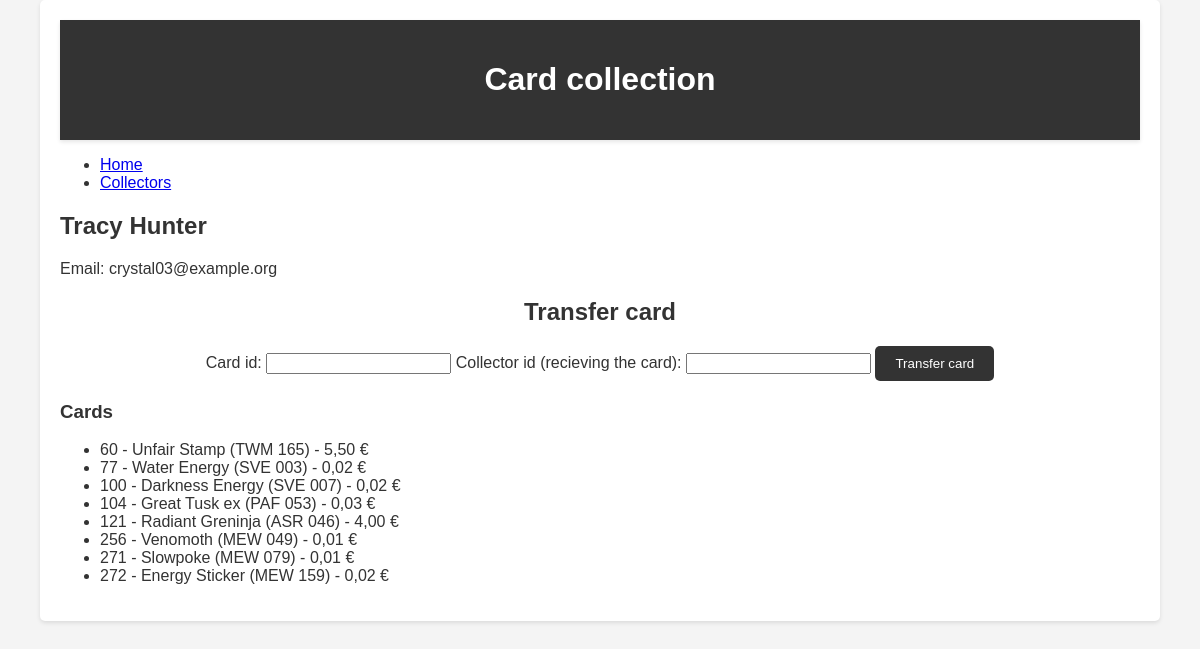
The app's page /collector/1, older data.
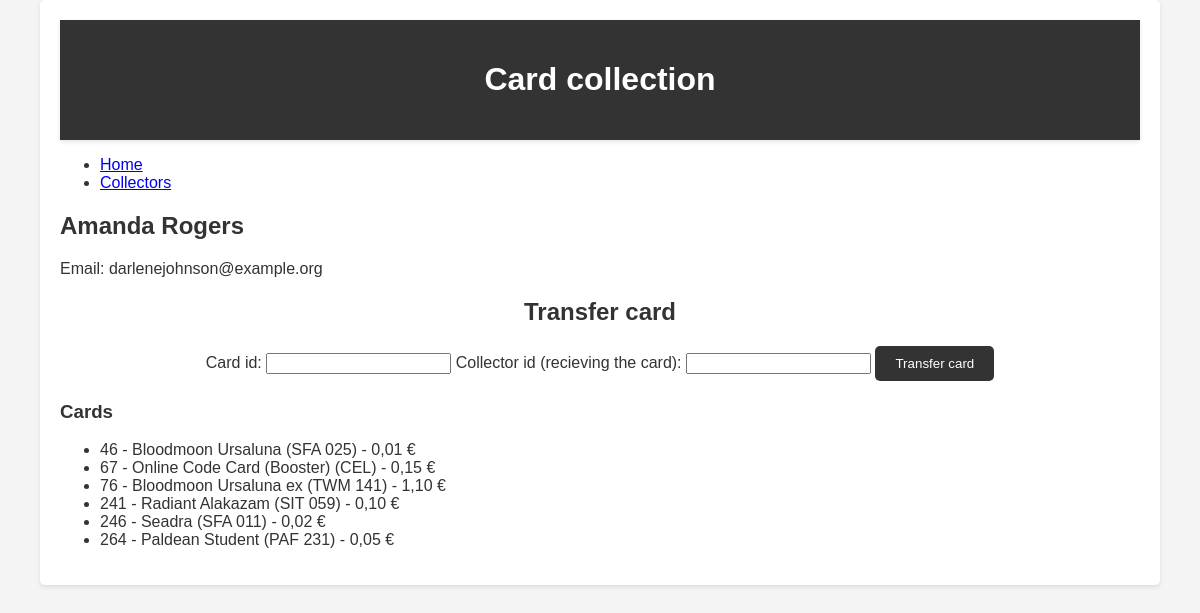
The same page, newer data.
### tables this page shows
CREATE TABLE ZBIRATELJ(
                id_zbiratelj INTEGER PRIMARY KEY,
                ime VARCHAR(255) NOT NULL,
                priimek VARCHAR(255) NOT NULL,
                eposta VARCHAR(255)
                );

CREATE TABLE KARTA(
                id_karta INTEGER PRIMARY KEY,
                ime VARCHAR(255) NOT NULL,
                zaloga INT NOT NULL,
                cena INT NOT NULL,
                slika VARCHAR(255) NOT NULL
                );

### app.py (the view)
@app.route('/collector/<int:id>')
def collector(id):
    conn = get_db_connection()
    collector = conn.execute('SELECT * FROM ZBIRATELJ WHERE id_zbiratelj = ?', (id,)).fetchone()
    cards = conn.execute('''
        SELECT KARTA.* FROM KARTA
        JOIN ZBIRATELJ_KARTA ON KARTA.id_karta = ZBIRATELJ_KARTA.id_karta
        WHERE ZBIRATELJ_KARTA.id_zbiratelj = ?
    ''', (id,)).fetchall()
    conn.close()
    return render_template('collector.html', collector=collector, cards=cards)

### app.py (called while the page is built)
def get_db_connection():
    conn = sqlite3.connect('cards.db')
    conn.row_factory = sqlite3.Row
    return conn

### templates/collector.html (shortened to what this page needs)
{% extends 'base.html' %}
{% block content %}
<h2>{{ collector['ime'] }} {{ collector['priimek'] }}</h2>
<p>Email: {{ collector['eposta'] }}</p>
<form action="/transfer_card" method="post" class="transfer-card-form">
    <h2>Transfer card</h2>
    <label for="card_id">Card id:</label>
    <input type="number" id="card_id" name="card_id" required>
    <label for="new_collector_id">Collector id (recieving the card):</label>
    <input type="number" id="new_collector_id" name="new_collector_id" required>
    <button type="submit">Transfer card</button>
</form>
<h3>Cards</h3>
<ul>
    {% for card in cards %}
    <li>
        {{ card['id_karta'] }} - {{ card['ime'] }} - {{ card['cena'] }}
    </li>
    {% endfor %}
</ul>
{% endblock %}

Row changes from the older to the newer data that the page shows:
no longer on this page (row edited): KARTA: id_karta "60", ime "Unfair Stamp (TWM 165)", cena "5,50 €"
no longer on this page (row edited): KARTA: id_karta "77", ime "Water Energy (SVE 003)", cena "0,02 €"
no longer on this page (row edited): KARTA: id_karta "100", ime "Darkness Energy (SVE 007)", cena "0,02 €"
no longer on this page (row edited): KARTA: id_karta "104", ime "Great Tusk ex (PAF 053)", cena "0,03 €"
no longer on this page (row edited): KARTA: id_karta "121", ime "Radiant Greninja (ASR 046)", cena "4,00 €"
no longer on this page (row edited): KARTA: id_karta "256", ime "Venomoth (MEW 049)", cena "0,01 €"
no longer on this page (row edited): KARTA: id_karta "271", ime "Slowpoke (MEW 079)", cena "0,01 €"
no longer on this page (row edited): KARTA: id_karta "272", ime "Energy Sticker (MEW 159)", cena "0,02 €"
changed ZBIRATELJ: ime "Tracy" → "Amanda"; priimek "Hunter" → "Rogers"; eposta "crystal03@example.org" → "darlenejohnson@example.org"
now on this page (row edited): KARTA: id_karta "46", ime "Bloodmoon Ursaluna (SFA 025)", cena "0,01 €"
now on this page (row edited): KARTA: id_karta "67", ime "Online Code Card (Booster) (CEL)", cena "0,15 €"
now on this page (row edited): KARTA: id_karta "76", ime "Bloodmoon Ursaluna ex (TWM 141)", cena "1,10 €"
now on this page (row edited): KARTA: id_karta "241", ime "Radiant Alakazam (SIT 059)", cena "0,10 €"
now on this page (row edited): KARTA: id_karta "246", ime "Seadra (SFA 011)", cena "0,02 €"
now on this page (row edited): KARTA: id_karta "264", ime "Paldean Student (PAF 231)", cena "0,05 €"
